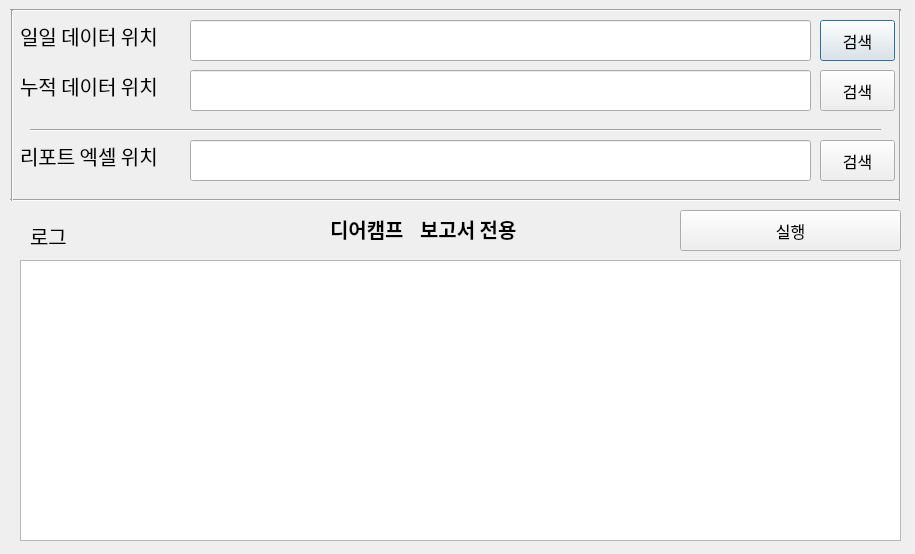
<?xml version="1.0" encoding="UTF-8"?>
<ui version="4.0">
 <class>Dialog</class>
 <widget class="QDialog" name="Dialog">
  <property name="geometry">
   <rect>
    <x>0</x>
    <y>0</y>
    <width>915</width>
    <height>554</height>
   </rect>
  </property>
  <property name="windowTitle">
   <string>Dialog</string>
  </property>
  <widget class="QPushButton" name="btn_search_excel_1">
   <property name="geometry">
    <rect>
     <x>820</x>
     <y>20</y>
     <width>75</width>
     <height>41</height>
    </rect>
   </property>
   <property name="font">
    <font>
     <pointsize>12</pointsize>
    </font>
   </property>
   <property name="text">
    <string>검색</string>
   </property>
  </widget>
  <widget class="QLineEdit" name="lineEdit_excel_1">
   <property name="geometry">
    <rect>
     <x>190</x>
     <y>20</y>
     <width>621</width>
     <height>41</height>
    </rect>
   </property>
   <property name="font">
    <font>
     <pointsize>10</pointsize>
    </font>
   </property>
   <property name="text">
    <string/>
   </property>
  </widget>
  <widget class="QLabel" name="label_1">
   <property name="geometry">
    <rect>
     <x>20</x>
     <y>20</y>
     <width>161</width>
     <height>31</height>
    </rect>
   </property>
   <property name="font">
    <font>
     <family>새굴림</family>
     <pointsize>15</pointsize>
    </font>
   </property>
   <property name="text">
    <string>일일 데이터 위치</string>
   </property>
  </widget>
  <widget class="Line" name="line">
   <property name="geometry">
    <rect>
     <x>10</x>
     <y>0</y>
     <width>891</width>
     <height>20</height>
    </rect>
   </property>
   <property name="orientation">
    <enum>Qt::Horizontal</enum>
   </property>
  </widget>
  <widget class="QPushButton" name="btn_execute">
   <property name="geometry">
    <rect>
     <x>680</x>
     <y>210</y>
     <width>221</width>
     <height>41</height>
    </rect>
   </property>
   <property name="font">
    <font>
     <pointsize>12</pointsize>
    </font>
   </property>
   <property name="text">
    <string>실행</string>
   </property>
  </widget>
  <widget class="QLabel" name="label_4">
   <property name="geometry">
    <rect>
     <x>30</x>
     <y>220</y>
     <width>91</width>
     <height>31</height>
    </rect>
   </property>
   <property name="font">
    <font>
     <family>새굴림</family>
     <pointsize>15</pointsize>
    </font>
   </property>
   <property name="text">
    <string>로그</string>
   </property>
  </widget>
  <widget class="QTextEdit" name="textEdit_log">
   <property name="geometry">
    <rect>
     <x>20</x>
     <y>260</y>
     <width>881</width>
     <height>281</height>
    </rect>
   </property>
   <property name="html">
    <string>&lt;!DOCTYPE HTML PUBLIC &quot;-//W3C//DTD HTML 4.0//EN&quot; &quot;http://www.w3.org/TR/REC-html40/strict.dtd&quot;&gt;
&lt;html&gt;&lt;head&gt;&lt;meta name=&quot;qrichtext&quot; content=&quot;1&quot; /&gt;&lt;style type=&quot;text/css&quot;&gt;
p, li { white-space: pre-wrap; }
&lt;/style&gt;&lt;/head&gt;&lt;body style=&quot; font-family:'Gulim'; font-size:8.76522pt; font-weight:400; font-style:normal;&quot;&gt;
&lt;p style=&quot;-qt-paragraph-type:empty; margin-top:0px; margin-bottom:0px; margin-left:0px; margin-right:0px; -qt-block-indent:0; text-indent:0px; font-size:9pt;&quot;&gt;&lt;br /&gt;&lt;/p&gt;&lt;/body&gt;&lt;/html&gt;</string>
   </property>
  </widget>
  <widget class="Line" name="line_9">
   <property name="geometry">
    <rect>
     <x>10</x>
     <y>190</y>
     <width>891</width>
     <height>20</height>
    </rect>
   </property>
   <property name="orientation">
    <enum>Qt::Horizontal</enum>
   </property>
  </widget>
  <widget class="QLabel" name="label_2">
   <property name="geometry">
    <rect>
     <x>20</x>
     <y>70</y>
     <width>161</width>
     <height>31</height>
    </rect>
   </property>
   <property name="font">
    <font>
     <family>새굴림</family>
     <pointsize>15</pointsize>
    </font>
   </property>
   <property name="text">
    <string>누적 데이터 위치</string>
   </property>
  </widget>
  <widget class="QPushButton" name="btn_search_excel_2">
   <property name="geometry">
    <rect>
     <x>820</x>
     <y>70</y>
     <width>75</width>
     <height>41</height>
    </rect>
   </property>
   <property name="font">
    <font>
     <pointsize>12</pointsize>
    </font>
   </property>
   <property name="text">
    <string>검색</string>
   </property>
  </widget>
  <widget class="QLineEdit" name="lineEdit_excel_2">
   <property name="geometry">
    <rect>
     <x>190</x>
     <y>70</y>
     <width>621</width>
     <height>41</height>
    </rect>
   </property>
   <property name="font">
    <font>
     <pointsize>10</pointsize>
    </font>
   </property>
   <property name="text">
    <string/>
   </property>
  </widget>
  <widget class="QPushButton" name="btn_search_excel_3">
   <property name="geometry">
    <rect>
     <x>820</x>
     <y>140</y>
     <width>75</width>
     <height>41</height>
    </rect>
   </property>
   <property name="font">
    <font>
     <pointsize>12</pointsize>
    </font>
   </property>
   <property name="text">
    <string>검색</string>
   </property>
  </widget>
  <widget class="QLineEdit" name="lineEdit_excel_3">
   <property name="geometry">
    <rect>
     <x>190</x>
     <y>140</y>
     <width>621</width>
     <height>41</height>
    </rect>
   </property>
   <property name="font">
    <font>
     <pointsize>10</pointsize>
    </font>
   </property>
   <property name="text">
    <string/>
   </property>
  </widget>
  <widget class="QLabel" name="label_3">
   <property name="geometry">
    <rect>
     <x>20</x>
     <y>140</y>
     <width>161</width>
     <height>31</height>
    </rect>
   </property>
   <property name="font">
    <font>
     <family>새굴림</family>
     <pointsize>15</pointsize>
    </font>
   </property>
   <property name="text">
    <string>리포트 엑셀 위치</string>
   </property>
  </widget>
  <widget class="Line" name="line_2">
   <property name="geometry">
    <rect>
     <x>30</x>
     <y>120</y>
     <width>851</width>
     <height>20</height>
    </rect>
   </property>
   <property name="orientation">
    <enum>Qt::Horizontal</enum>
   </property>
  </widget>
  <widget class="Line" name="line_3">
   <property name="geometry">
    <rect>
     <x>2</x>
     <y>10</y>
     <width>21</width>
     <height>191</height>
    </rect>
   </property>
   <property name="orientation">
    <enum>Qt::Vertical</enum>
   </property>
  </widget>
  <widget class="Line" name="line_4">
   <property name="geometry">
    <rect>
     <x>890</x>
     <y>10</y>
     <width>21</width>
     <height>191</height>
    </rect>
   </property>
   <property name="orientation">
    <enum>Qt::Vertical</enum>
   </property>
  </widget>
  <widget class="QLabel" name="label_5">
   <property name="geometry">
    <rect>
     <x>420</x>
     <y>213</y>
     <width>151</width>
     <height>31</height>
    </rect>
   </property>
   <property name="font">
    <font>
     <family>나눔스퀘어라운드 Bold</family>
     <pointsize>15</pointsize>
     <weight>75</weight>
     <bold>true</bold>
    </font>
   </property>
   <property name="text">
    <string>보고서 전용</string>
   </property>
   <property name="alignment">
    <set>Qt::AlignLeading|Qt::AlignLeft|Qt::AlignVCenter</set>
   </property>
  </widget>
  <widget class="QLabel" name="label_6">
   <property name="geometry">
    <rect>
     <x>330</x>
     <y>213</y>
     <width>101</width>
     <height>31</height>
    </rect>
   </property>
   <property name="font">
    <font>
     <family>나눔스퀘어라운드 ExtraBold</family>
     <pointsize>15</pointsize>
     <weight>75</weight>
     <bold>true</bold>
    </font>
   </property>
   <property name="text">
    <string>디어캠프</string>
   </property>
   <property name="alignment">
    <set>Qt::AlignLeading|Qt::AlignLeft|Qt::AlignVCenter</set>
   </property>
  </widget>
 </widget>
 <resources/>
 <connections/>
</ui>
